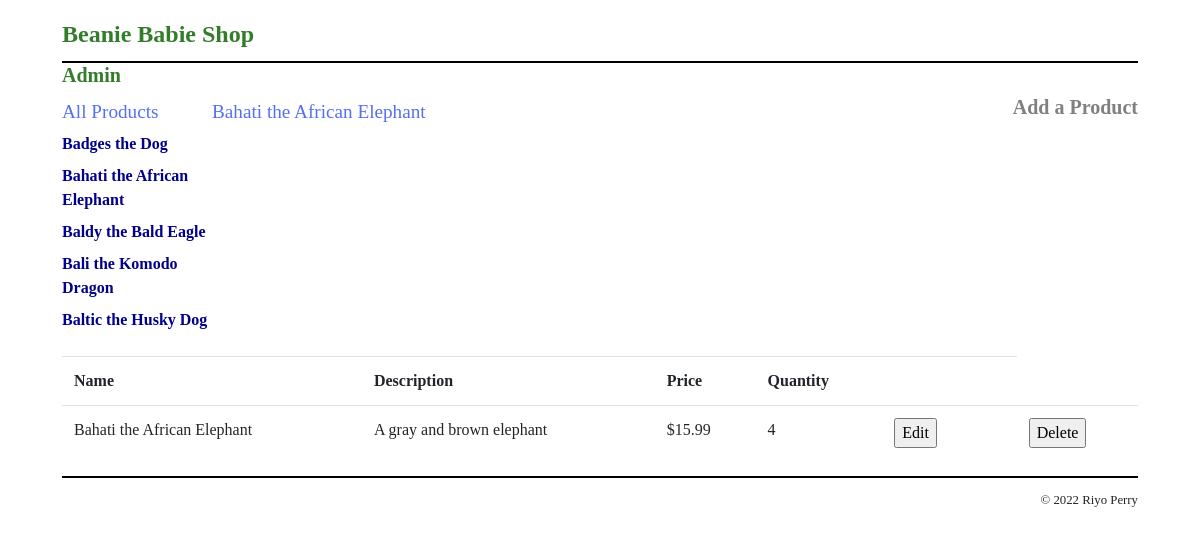
/product_list.php?product_id=2, run on the app's committed database.
### tables this page shows
CREATE TABLE products (
  productID INT(12) NOT NULL AUTO_INCREMENT,
  productName VARCHAR(255)  NOT NULL,
  productDescription  VARCHAR(800)  NOT NULL,
  productPrice  FLOAT(6,2)  NOT NULL,
  productQuantity INT(255)  NOT NULL,
  PRIMARY KEY (productID)
);

### product_list.php (the view, shortened to what this page needs)
<?php
require_once('database.php');
if (!isset($product_id)) {
    $product_id = filter_input(INPUT_GET, 'product_id');
}
$allProductsQuery = 'SELECT * FROM products ORDER BY productID';
$allProductsStatement = $db->prepare($allProductsQuery);
$allProductsStatement->execute();
$allProducts = $allProductsStatement->fetchAll();
$productQuery= 'SELECT * FROM products WHERE productID = :product_id';
$productStatement = $db->prepare($productQuery);
$productStatement->bindValue(':product_id', $product_id);
$productStatement->execute();
$selectedProduct = $productStatement->fetch();
?>
<!DOCTYPE html>
<html>
<head>
    <link rel="stylesheet" href="https://stackpath.bootstrapcdn.com/bootstrap/4.3.1/css/bootstrap.min.css">
    <link rel="stylesheet" type="text/css" href="styles/main.css" />
</head>
<body>
    <header><h1><a href="index.php">Beanie Babie Shop</a></h1></header>
    <h5 id="admin-header"><a href="admin_home.php">Admin</a></h5>
    <h5 id="add_product_bttn"><a href="add_product_form.php" style="color:gray; float:right;">Add a Product</a></h5>
    <main>
    <section>
    <aside>
        <h2>All Products</h2>
        <nav>
            <ul>
                <?php foreach ($allProducts as $product) : ?>
                    <li>
                        <a style="color:#00008B;" href="./product_list.php?product_id=<?php echo $product['productID']; ?>">
                            <?php echo $product['productName']; ?>
                        </a>
                    </li>
                <?php endforeach; ?>
            </ul>
        </nav>
    </aside>
    </section>
    <section>
        <h2><?php echo $selectedProduct['productName']; ?></h2>
        <table class="table">
            <tr>
                <th>Name</th>
                <th>Description</th>
                <th>Price</th>
                <th>Quantity</th>
                <th></th>
                <th></th>
            </tr>
            <tr>
                <td><?php echo $selectedProduct['productName']; ?></td>
                <td><?php echo $selectedProduct['productDescription']; ?></td>
                <td>$<?php echo $selectedProduct['productPrice']; ?></td>
                <td><?php echo $selectedProduct['productQuantity']; ?></td>
                <td>
                    <form action="edit_product_form.php" method="post" id="edit_product_form">
                        <input type="submit" value="Edit">
                    </form>
                <td>
                <td>
                    <form action="delete_product.php" method="post" id="delete_product">
                        <input type="submit" value="Delete">
                    </form>
                </td>
            </tr>
        </table>
    </section>
    </main>
</body>
<footer>
    <p>&copy; <?php echo date("Y"); ?> Riyo Perry</p>
</footer>
</body>
</html>

### styles/main.css (style rules this page uses)
html { background-color: white; }
body { margin-top: 0; font-family: American Typewriter, serif; width: 95%; margin: 0 auto; background-color: white; padding: .5em 2em; }
header { margin: 0; border-bottom: 2px solid black; }
header h1 { margin: 0; padding: .5em 0; color: black; }
main { margin: 0; }
aside { float: left; width: 150px; }
nav ul { list-style-type: none; margin-left: 0; padding-left: 0; }
nav ul li { padding-bottom: 0.5em; }
footer { clear: both; margin-top: 1em; border-top: 2px solid black; }
footer p { text-align: right; font-size: 80%; margin: 1em 0; }
h1 { font-size: 150%; margin: 0; padding: .5em 0 .25em; }
h2 { font-size: 120%; margin: 0; padding: .25em 0 .5em; }
h1, h2 { color: rgb(83, 112, 243); }
ul { margin: 0 0 1em 0; padding: 0 0 0 2.5em; }
li { margin: 0; padding: 0; }
a { color: rgb(51, 124, 41); font-weight: bold; }
form { margin: 0; }
#add_product_bttn { color: gray; }

### data on the page
products: productName "Badges the Dog"
products: productName "Bahati the African Elephant", productDescription "A gray and brown elephant", productPrice "15.99", productQuantity "4"
products: productName "Baldy the Bald Eagle"
products: productName "Bali the Komodo Dragon"
products: productName "Baltic the Husky Dog"
